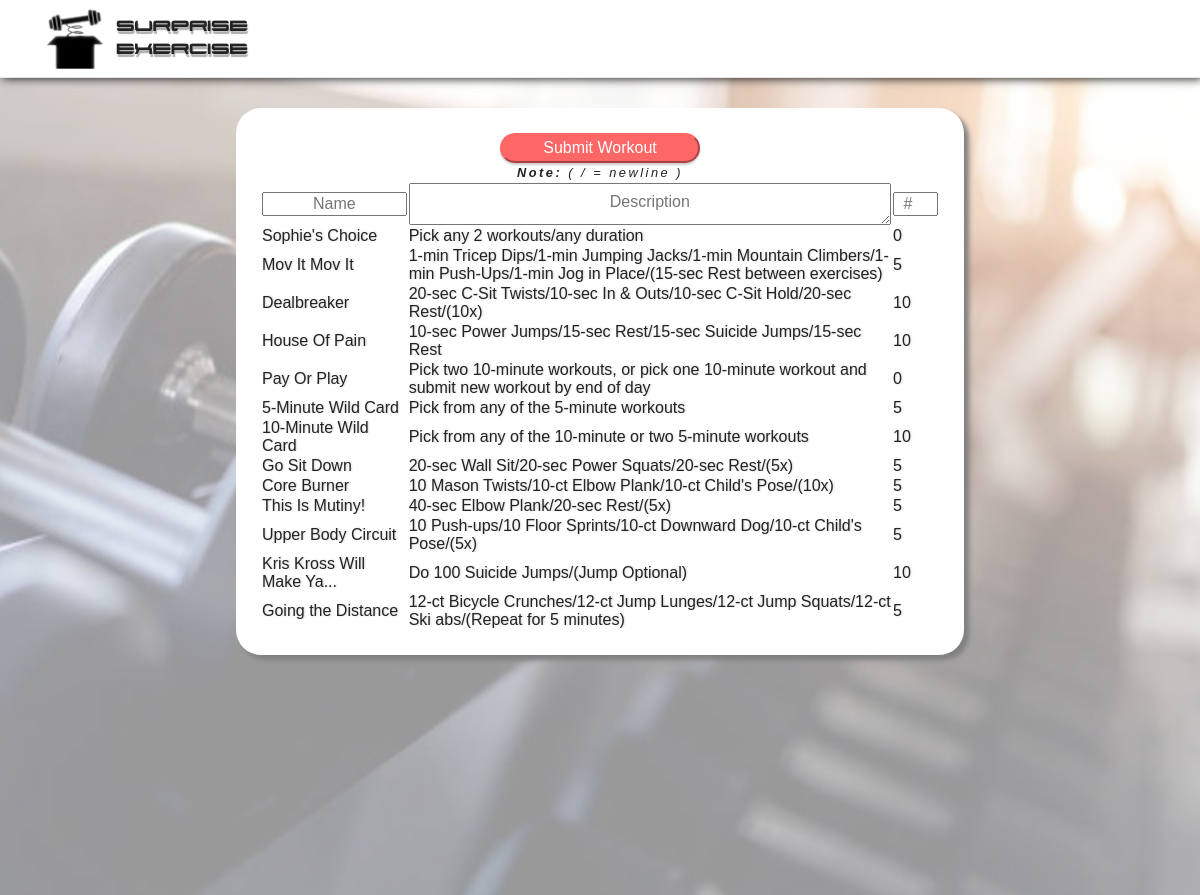
The page /surpex/exercises/index.php on the database its author committed.
### tables this page shows
CREATE TABLE `exercises` (
  `id` int NOT NULL,
  `name` text NOT NULL,
  `description` text NOT NULL,
  `time` int NOT NULL
);

### surpex/exercises/index.php (the view, shortened to what this page needs)
<html>
	<head>
		<?php include 'headers.php' ?>
	</head>
	<body>
		<section class="menu cid-s48OLK6784" once="menu" id="menu1-h">
		    <nav class="navbar navbar-dropdown navbar-fixed-top navbar-expand-lg">
		        <div class="container">
		            <div class="navbar-brand">
		                <span class="navbar-logo">
		                    <a href="http://se.khoix.net:8080">
		                        <img src="../assets/images/surprise-exercise-121x127.png" alt="Surprise Exercise" style="height: 3.8rem;">
		                    </a>
		                </span>
		                <span class="navbar-caption-wrap"><a class="navbar-caption text-black display-7" href="http://se.khoix.net:8080" style="font-family: Xenotron !important;">Surprise<br>Exercise</a></span>
		            </div>
		        </div>
		    </nav>
		</section>
		<section class="header1 cid-s48MCQYojq mbr-fullscreen mbr-parallax-background" id="header1-f">
			<div class="align-center container">
      		  <div class="row justify-content-center">
           		 <div class="col-12 col-lg-8" style="font-family: Arial !important;">
           		 	<div style="background-color: white; border-radius: 25px; padding: 25px; box-shadow: 5px 5px 5px grey;">
           		 			<table id="exercises" class="display">
							    <thead>
							    	<button id="exercise-submit-btn" class="submit-btn">Submit Workout</button><br><small style="letter-spacing:2.5px;"><i><b>Note:</b> ( / = newline )</i></small><br>
							        <tr>
										<th><input type="text" maxlength="35" id="name" name="name" placeholder="Name"></th>
										<th><textarea title="Note: ( / = newline )" type="text" maxlength="100" id="description" name="description" placeholder="Description"></textarea></th>
										<th><input type="number" min="0" max="60" id="duration" name="duration" placeholder="#"></th>
							        </tr>
							    </thead>
							    <tbody>
									<?php
										$username="root";
										$password="pneumatic81*";
										$database="se";
										$se = mysqli_connect("surpex_db",$username,$password,$database);
										$query01 = "SELECT * FROM exercises ORDER BY id DESC";
										$result01 = mysqli_query($se,$query01);
										while($exercise = mysqli_fetch_array($result01,MYSQLI_ASSOC)) {
											printf ("<tr><td class='hiddenCol'>%s</td><td>%s</td><td>%s</td><td>%s</td></tr>\n", $exercise["id"], $exercise["name"], $exercise["description"],$exercise["time"]);
										}
									?>
							    </tbody>
							</table>
					</div>
					<br><br><br><br><br><br><br><br>
				</div>
			</div>
		</section>
	</body>
</html>

### surpex/exercises/headers.php (shortened to what this page needs)
<link rel="stylesheet" href="css/style.css">
<link rel="stylesheet" href="catalog/css/lity.css">
<link rel="stylesheet" href="../css/fonts.css">
<link rel="stylesheet" href="../assets/tether/tether.min.css">
<link rel="stylesheet" href="../assets/bootstrap/css/bootstrap.min.css">
<link rel="stylesheet" href="../assets/bootstrap/css/bootstrap-grid.min.css">
<link rel="stylesheet" href="../assets/bootstrap/css/bootstrap-reboot.min.css">
<link rel="stylesheet" href="../assets/dropdown/css/style.css">
<link rel="stylesheet" href="../assets/socicon/css/styles.css">
<link rel="stylesheet" href="../assets/theme/css/style.css">
<link rel="stylesheet" href="../assets/mobirise/css/mbr-additional.css" type="text/css">
<link rel="stylesheet" type="text/css" href="https://cdn.datatables.net/v/dt/dt-1.10.21/r-2.2.5/datatables.min.css"/>

### surpex/exercises/css/style.css (style rules this page uses)
.submit-btn, .submit-btn:active { border-radius: 25px; background-color: #ff6666; border-color: #ff6666; color: #ffffff; box-shadow: 0 2px 2px 0 rgba(0, 0, 0, 0.2); width: 200px; }
input#name { display: block; width: 100%; overflow: auto; }
textarea#description { display: block; width: 100%; resize: horizontal; overflow: auto; }
input#duration { display: block; width: 45px; }
input::placeholder { text-align: center; }
textarea::placeholder { line-height: 200%; vertical-align: middle; text-align: center; }
td { text-shadow: 1px 0px 2px lightgrey !important; }

### surpex/assets/dropdown/css/style.css (style rules this page uses)
.navbar-dropdown { left: 0; padding: 0; position: absolute; right: 0; top: 0; transition: all 0.45s ease; z-index: 1030; background: #282828; }
.navbar-dropdown .navbar-logo { margin-right: 0.8rem; transition: margin 0.3s ease-in-out; vertical-align: middle; }
.navbar-dropdown .navbar-logo img { height: 3.125rem; transition: all 0.3s ease-in-out; }
.navbar-dropdown .navbar-caption { font-weight: 700; white-space: normal; vertical-align: -4px; line-height: 3.125rem !important; }
.navbar-dropdown .navbar-caption, .navbar-dropdown .navbar-caption:hover { color: inherit; text-decoration: none; }
.navbar-dropdown.navbar-fixed-top { position: fixed; }
.navbar-dropdown .navbar-brand span { vertical-align: -4px; }

### surpex/assets/theme/css/style.css (style rules this page uses)
section { background-color: #ffffff; }
body { font-style: normal; line-height: 1.5; font-weight: 400; color: #232323; position: relative; }
section, .container, .container-fluid { position: relative; word-wrap: break-word; }
a { font-style: normal; font-weight: 400; cursor: pointer; }
a, a:hover { text-decoration: none; }
h1, h2, h3, h4, h5, h6, .display-1, .display-2, .display-4, .display-5, .display-7, span, p, a { line-height: 1; word-break: break-word; word-wrap: break-word; font-weight: 400; }
span.navbar-caption-wrap { line-height: 1.2; }
b, strong { font-weight: bold; }
section { background-position: 50% 50%; background-repeat: no-repeat; background-size: cover; }
.align-center { text-align: center; }
img, iframe { display: block; width: 100%; }
.mbr-fullscreen { display: flex; display: -moz-flex; display: -ms-flex; display: -o-flex; align-items: center; min-height: 100vh; padding-top: 3rem; padding-bottom: 3rem; }
.menu .navbar-brand { display: -webkit-flex; }
.menu .navbar-brand span { display: flex; display: -webkit-flex; }
.menu .navbar-brand .navbar-caption-wrap { display: -webkit-flex; }
.menu .navbar-brand .navbar-logo img { display: -webkit-flex; }
.navbar { text-shadow: 1px 3px 1px #AFAFAF; box-shadow: 2px 0px 10px black; color: black; display: -webkit-flex; -webkit-flex-wrap: wrap; -webkit-align-items: center; -webkit-justify-content: space-between; }
.row { display: -webkit-flex; -webkit-flex-wrap: wrap; }
.justify-content-center { -webkit-justify-content: center; }
html, body { height: auto; min-height: 100vh; }
@media (min-width: 992px) { .container { padding-left: 16px; padding-right: 16px; } }
@media (min-width: 992px) { .row { margin-left: -16px; margin-right: -16px; } }
@media (min-width: 992px) { .row > [class*="col"] { padding-left: 16px; padding-right: 16px; } }

### rows shown on the page
exercises: name "Sophie's Choice", description "Pick any 2 workouts/any duration", time "0"
exercises: name "Mov It Mov It", description "1-min Tricep Dips/1-min Jumping Jacks/1-min Mountain Climbers/1-min Push-Ups/1-min Jog in Place/(15-sec Rest between exercises)", time "5"
exercises: name "Dealbreaker", description "20-sec C-Sit Twists/10-sec In & Outs/10-sec C-Sit Hold/20-sec Rest/(10x)", time "10"
exercises: name "House Of Pain", description "10-sec Power Jumps/15-sec Rest/15-sec Suicide Jumps/15-sec Rest", time "10"
exercises: name "Pay Or Play", description "Pick two 10-minute workouts, or pick one 10-minute workout and submit new workout by end of day", time "0"
exercises: name "5-Minute Wild Card", description "Pick from any of the 5-minute workouts", time "5"
exercises: name "10-Minute Wild Card", description "Pick from any of the 10-minute or two 5-minute workouts", time "10"
exercises: name "Go Sit Down", description "20-sec Wall Sit/20-sec Power Squats/20-sec Rest/(5x)", time "5"
exercises: name "Core Burner", description "10 Mason Twists/10-ct Elbow Plank/10-ct Child's Pose/(10x)", time "5"
exercises: name "This Is Mutiny!", description "40-sec Elbow Plank/20-sec Rest/(5x)", time "5"
exercises: name "Upper Body Circuit", description "10 Push-ups/10 Floor Sprints/10-ct Downward Dog/10-ct Child's Pose/(5x)", time "5"
exercises: name "Kris Kross Will Make Ya...", description "Do 100 Suicide Jumps/(Jump Optional)", time "10"
exercises: name "Going the Distance", description "12-ct Bicycle Crunches/12-ct Jump Lunges/12-ct Jump Squats/12-ct Ski abs/(Repeat for 5 minutes)", time "5"
